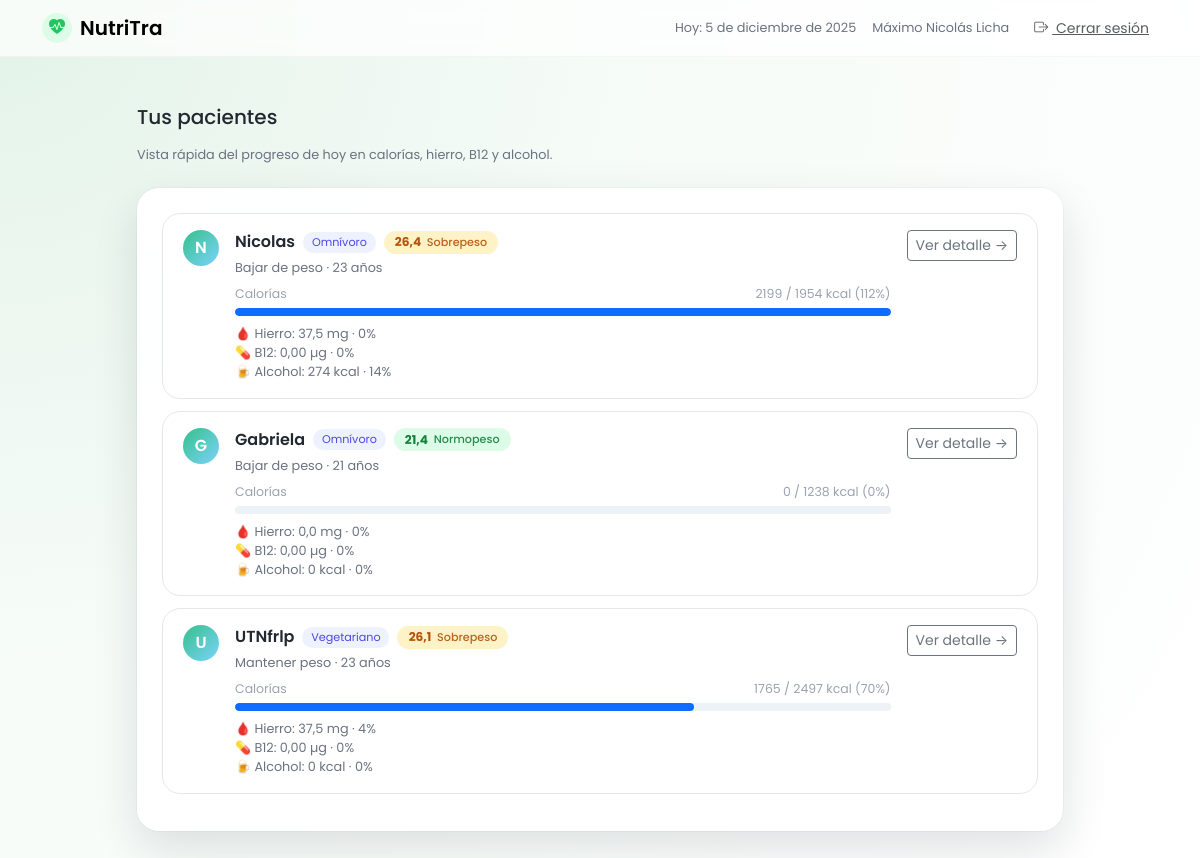
The app's page /nutri/dashboard/ (signed in) with its own data.
### core/models.py (models this page shows, shortened)
class Nutricionista(models.Model):
    user = models.OneToOneField(User, on_delete=models.CASCADE)
    matricula = models.CharField(max_length=50, null=True, blank=True)
    telefono = models.CharField(max_length=30, null=True, blank=True)

class Paciente(models.Model):
    class Sexo(models.TextChoices):
        MASCULINO = "M", "Masculino"
        FEMENINO = "F", "Femenino"
        OTRO = "O", "Otro"
    class ObjetivoPeso(models.TextChoices):
        BAJAR = "BAJAR", "Bajar de peso"
        MANTENER = "MANTENER", "Mantener peso"
        SUBIR = "SUBIR", "Subir de peso"
    class TipoDieta(models.TextChoices):
        OMNIVORO = "OMNIVORO", "Omnívoro"
        VEGETARIANO = "VEGETARIANO", "Vegetariano"
        VEGANO = "VEGANO", "Vegano"
        CARNIVORO = "CARNIVORO", "Carnívoro"
    class TipoAnemia(models.TextChoices):
        NINGUNA = "NINGUNA", "Sin anemia"
        FERROPENICA = "FERROPENICA", "Anemia ferropénica"
        MEGALOBLASTICA = "MEGALOBLASTICA", "Anemia megaloblástica"
        HEMOLITICA = "HEMOLITICA", "Anemia hemolítica"
    class TipoDiabetes(models.TextChoices):
        NINGUNA = "NINGUNA", "Sin diabetes"
        TIPO1 = "TIPO1", "Diabetes tipo 1"
        TIPO2 = "TIPO2", "Diabetes tipo 2"
        OTRO = "OTRO", "Otra"
    user = models.OneToOneField(User, on_delete=models.CASCADE)
    nutricionista = models.ForeignKey(
        "Nutricionista",
        on_delete=models.CASCADE,
        related_name="pacientes",
    )
    sexo = models.CharField(max_length=1, choices=Sexo.choices)
    fecha_nacimiento = models.DateField(null=True, blank=True)
    peso_actual = models.DecimalField(
        max_digits=5, decimal_places=1, null=True, blank=True, help_text="kg"
    )
    talla_m = models.DecimalField(
        max_digits=3, decimal_places=2, null=True, blank=True, help_text="m"
    )
    tipo_dieta = models.CharField(
        max_length=20,
        choices=TipoDieta.choices,
        default=TipoDieta.OMNIVORO,
    )
    tipo_anemia = models.CharField(
        max_length=20,
        choices=TipoAnemia.choices,
        default=TipoAnemia.NINGUNA,
    )
    tipo_diabetes = models.CharField(
        max_length=20,
        choices=TipoDiabetes.choices,
        default=TipoDiabetes.NINGUNA,
    )
    objetivo_peso_tipo = models.CharField(
        max_length=10,
        choices=ObjetivoPeso.choices,
        default=ObjetivoPeso.MANTENER,
    )
    factor_actividad = models.DecimalField(
        max_digits=3,
        decimal_places=2,
        default=Decimal("1.40"),
        help_text="Ej: 1.2 sedentario, 1.4 ligero, 1.6 moderado, 1.8 muy activo",
    )
    calorias_objetivo_diarias = models.IntegerField(
        null=True, blank=True, help_text="kcal/día (se calcula automático)"
    )
    objetivo_hierro_mg_dia = models.DecimalField(
        max_digits=4, decimal_places=1, null=True, blank=True
    )
    objetivo_b12_ug_dia = models.DecimalField(
        max_digits=4, decimal_places=1, null=True, blank=True
    )
    @property
    def edad(self):
        if not self.fecha_nacimiento:
            return None
        hoy = date.today()
        return hoy.year - self.fecha_nacimiento.year - (
            (hoy.month, hoy.day)
            < (self.fecha_nacimiento.month, self.fecha_nacimiento.day)
        )
    @property
    def imc(self):
        if self.peso_actual and self.talla_m:
            try:
                return round(
                    float(self.peso_actual) / (float(self.talla_m) ** 2), 1
                )
            except ZeroDivisionError:
                return None
        return None
    @property
    def clasificacion_imc(self):
        bmi = self.imc
        if bmi is None:
            return None
        try:
            bmi = float(bmi)
        except (TypeError, ValueError):
            return None
        if bmi < 18.5:
            return "Bajo peso"
        elif bmi < 25:
            return "Normopeso"
        elif bmi < 30:
            return "Sobrepeso"
        elif bmi < 35:
            return "Obesidad grado I"
        elif bmi < 40:
            return "Obesidad grado II"
        else:
            return "Obesidad grado III"

### core/views.py (the view)
# urls.py: path("nutri/dashboard/", views.dashboard_nutri, name="dashboard_nutri"),
@login_required
def dashboard_nutri(request):
    nutri = get_object_or_404(Nutricionista, user=request.user)
    hoy = date.today()
    pacientes_data = []
    for paciente in nutri.pacientes.all():
        registros_hoy = paciente.registros_comida.filter(fecha=hoy)
        calorias_hoy = sum(r.calorias_totales for r in registros_hoy)
        hierro_hoy = sum(r.hierro_total_mg for r in registros_hoy)
        b12_hoy = sum(r.b12_total_ug for r in registros_hoy)
        calorias_alcohol_hoy = sum(r.calorias_alcohol for r in registros_hoy)
        ultima_glucemia = paciente.mediciones_glucemia.order_by(
            "-fecha_hora"
        ).first()
        pacientes_data.append(
            {
                "paciente": paciente,
                "calorias_hoy": calorias_hoy,
                "hierro_hoy": hierro_hoy,
                "b12_hoy": b12_hoy,
                "calorias_pct": _calc_percent(
                    calorias_hoy, paciente.calorias_objetivo_diarias
                ),
                "hierro_pct": _calc_percent(
                    hierro_hoy, paciente.objetivo_hierro_mg_dia
                ),
                "b12_pct": _calc_percent(
                    b12_hoy, paciente.objetivo_b12_ug_dia
                ),
                "calorias_alcohol_hoy": calorias_alcohol_hoy,
                "calorias_alcohol_pct": _calc_percent(
                    calorias_alcohol_hoy, paciente.calorias_objetivo_diarias
                ),
                "ultima_glucemia": ultima_glucemia,
            }
        )
    context = {
        "nutri": nutri,
        "hoy": hoy,
        "pacientes_data": pacientes_data,
    }
    return render(request, "nutri/dashboard.html", context)

### core/models.py (called while the page is built)
    @property
    def calorias_kcal_100g(self):
        base = getattr(self, "calorias", None)
        return base if base is not None else Decimal("0")

    @property
    def hierro_mg_100g(self):
        base = getattr(self, "hierro_mg", None)
        return base if base is not None else Decimal("0")

    @property
    def b12_ug_100g(self):
        base = getattr(self, "b12_ug", None)
        return base if base is not None else Decimal("0")

    @property
    def calorias_totales(self):
        total = Decimal("0")
        for item in self.items.all():
            total += item.calorias_para_esta_porcion
        return total

    @property
    def hierro_total_mg(self):
        total = Decimal("0")
        for item in self.items.all():
            total += item.hierro_para_esta_porcion_mg
        return total

    @property
    def b12_total_ug(self):
        total = Decimal("0")
        for item in self.items.all():
            total += item.b12_para_esta_porcion_ug
        return total

    @property
    def calorias_alcohol(self):
        total = Decimal("0")
        for item in self.items.all():
            total += item.calorias_alcohol_para_esta_porcion
        return total

    @property
    def calorias_para_esta_porcion(self):
        if not self.alimento.calorias_kcal_100g:
            return Decimal("0")
        return (Decimal(str(self.alimento.calorias_kcal_100g)) * self.porcion_gramos) / Decimal("100")

    @property
    def hierro_para_esta_porcion_mg(self):
        if not self.alimento.hierro_mg_100g:
            return Decimal("0")
        return (Decimal(str(self.alimento.hierro_mg_100g)) * self.porcion_gramos) / Decimal("100")

    @property
    def b12_para_esta_porcion_ug(self):
        if not self.alimento.b12_ug_100g:
            return Decimal("0")
        return (Decimal(str(self.alimento.b12_ug_100g)) * self.porcion_gramos) / Decimal("100")

    @property
    def calorias_alcohol_para_esta_porcion(self):
        if (
            not self.alimento.es_bebida_alcoholica
            or not self.alimento.gramos_alcohol_100g
        ):
            return Decimal("0")
        gramos = (self.alimento.gramos_alcohol_100g * self.porcion_gramos) / Decimal("100")
        return gramos * Decimal("7")

### core/views.py (called while the page is built)
def _calc_percent(actual, objetivo):
    if not objetivo or objetivo == 0:
        return 0
    pct = (actual / objetivo) * 100
    return min(int(pct), 150)

### nutrutra/templates/nutri/dashboard.html (shortened to what this page needs)
<!doctype html>
<html lang="es">
  <head>
    <link href="https://cdn.jsdelivr.net/npm/bootstrap@5.3.3/dist/css/bootstrap.min.css" rel="stylesheet">
    <link rel="stylesheet" href="https://cdn.jsdelivr.net/npm/bootstrap-icons@1.11.3/font/bootstrap-icons.css">
  </head>
  <body>
    <nav class="navbar navbar-light navbar-nutri sticky-top">
  <div class="container d-flex justify-content-between align-items-center">
    <span class="navbar-brand d-flex align-items-center gap-2 mb-0">
      <span class="rounded-circle d-inline-flex align-items-center justify-content-center"
            style="width: 30px; height: 30px; background: #dcfce7;">
        <i class="bi bi-heart-pulse-fill" style="font-size: 1rem; color: #22c55e;"></i>
      </span>
      <span class="fw-semibold">NutriTra</span>
    </span>
    <div class="d-flex align-items-center gap-3">
      <span class="tag-nutri d-none d-md-inline">
        Hoy: {{ hoy }}
      </span>
      <span class="tag-nutri d-none d-md-inline">
        {{ nutri.user.get_full_name|default:nutri.user.username }}
      </span>
      <form method="post" action="{% url 'logout' %}" class="m-0 p-0">
  <button type="submit" class="btn btn-link btn-sm text-muted">
    <i class="bi bi-box-arrow-right me-1"></i>
    Cerrar sesión
  </button>
</form>
    </div>
  </div>
</nav>
    <main class="container py-4 py-md-5">
      <div class="row justify-content-center">
        <div class="col-12 col-lg-10">
          <h1 class="h5 mb-3">Tus pacientes</h1>
          <p class="tag-nutri mb-4">
            Vista rápida del progreso de hoy en calorías, hierro, B12 y alcohol.
          </p>
          <div class="card-main p-3 p-md-4">
            {% if pacientes_data %}
              {% for data in pacientes_data %}
                {% with p=data.paciente %}
                  <div class="paciente-card d-flex justify-content-between align-items-start flex-wrap gap-3">
                    <div class="d-flex align-items-start gap-3 flex-grow-1">
                      <div class="avatar-circle">
                        {{ p.user.first_name|default:p.user.username|slice:":1"|upper }}
                      </div>
                      <div class="flex-grow-1">
                        <div class="d-flex align-items-center gap-2 flex-wrap mb-1">
                          <span class="fw-semibold">
                            {{ p.user.first_name|default:p.user.username }}
                          </span>
                          <span class="mini-chip">
                            {{ p.get_tipo_dieta_display }}
                          </span>
                          {% if p.imc %}
                            {% with clas=p.clasificacion_imc %}
                              <span class="imc-pill
                                {% if clas %}
                                  {% if 'Bajo peso' in clas %}
                                    imc-low
                                  {% elif 'Normopeso' in clas %}
                                    imc-normal
                                  {% elif 'Sobrepeso' in clas %}
                                    imc-over
                                  {% elif 'Obesidad' in clas %}
                                    imc-obesity
                                  {% endif %}
                                {% endif %}
                              ">
                                <strong>{{ p.imc }}</strong>
                                <span class="imc-label">
                                  {% if clas %}{{ clas }}{% else %}IMC{% endif %}
                                </span>
                              </span>
                            {% endwith %}
                          {% endif %}
                        </div>
                        <div class="tag-nutri mb-2">
                          {{ p.get_objetivo_peso_tipo_display }} ·
                          {% if p.edad %}{{ p.edad }} años{% else %}- años{% endif %}
                        </div>
                        <div class="mb-2">
                          <div class="d-flex justify-content-between">
                            <span class="metric-label">Calorías</span>
                            <span class="metric-label">
                              {{ data.calorias_hoy|floatformat:0 }} /
                              {{ p.calorias_objetivo_diarias|default:"-" }} kcal
                              ({{ data.calorias_pct }}%)
                            </span>
                          </div>
                          <div class="progress progress-slim mt-1">
                            <div class="progress-bar"
                                 style="width: {{ data.calorias_pct }}%;"></div>
                          </div>
                        </div>
                        <div class="metric-line">
                          🩸 Hierro: {{ data.hierro_hoy|floatformat:1 }} mg · {{ data.hierro_pct }}%
                        </div>
                        <div class="metric-line">
                          💊 B12: {{ data.b12_hoy|floatformat:2 }} µg · {{ data.b12_pct }}%
                        </div>
                        <div class="metric-line">
                          🍺 Alcohol: {{ data.calorias_alcohol_hoy|floatformat:0 }} kcal · {{ data.calorias_alcohol_pct }}%
                        </div>
                      </div>
                    </div>
                    <div class="text-end">
                      <a href="{% url 'detalle_paciente' p.id %}" class="btn btn-sm btn-outline-secondary">
                        Ver detalle →
                      </a>
                    </div>
                  </div>
                {% endwith %}
              {% endfor %}
            {% else %}
              <p class="tag-nutri mb-0">Todavía no tenés pacientes asignados.</p>
            {% endif %}
          </div>
        </div>
      </div>
    </main>
  </body>
</html>

### nutrutra/templates/nutri/dashboard.html (style rules this page uses)
:root { --color-bg-1: #f5fbf7; --color-bg-2: #e3f3e8; --color-primary: #34c08a; --color-primary-soft: #e0f8ee; --color-text-main: #222831; --color-text-soft: #6b7280; --radius-xl: 22px; }
body { min-height: 100vh; margin: 0; font-family: "Poppins", system-ui, -apple-system, BlinkMacSystemFont, "Segoe UI", sans-serif; color: var(--color-text-main); background: radial-gradient(circle at top left, var(--color-bg-2) 0, var(--color-bg-1) 40%, #ffffff 100%); }
.navbar-nutri { border-bottom: 1px solid rgba(0,0,0,0.03); backdrop-filter: blur(10px); background: rgba(255, 255, 255, 0.7); }
.card-main { border-radius: var(--radius-xl); border: 1px solid rgba(255, 255, 255, 0.8); background: rgba(255, 255, 255, 0.94); box-shadow: 0 18px 45px rgba(15, 23, 42, 0.12), 0 0 0 1px rgba(148, 163, 184, 0.08); }
.avatar-circle { width: 36px; height: 36px; border-radius: 999px; background: linear-gradient(135deg, #34c08a, #7dd3fc); display: flex; align-items: center; justify-content: center; color: #ffffff; font-weight: 600; font-size: 1rem; }
.tag-nutri { font-size: 0.8rem; color: var(--color-text-soft); }
.mini-chip { border-radius: 999px; padding: 0.13rem 0.55rem; background: #eef2ff; font-size: 0.7rem; color: #4f46e5; }
.paciente-card { border-radius: 18px; border: 1px solid #e5e7eb; background: #ffffff; padding: 1rem 1.25rem; margin-bottom: 0.75rem; }
.metric-line { font-size: 0.8rem; color: var(--color-text-soft); }
.metric-label { font-size: 0.78rem; color: #9ca3af; }
.progress-slim { height: 8px; border-radius: 999px; background-color: #edf2f7; }
.progress-slim .progress-bar { border-radius: 999px; }
.imc-pill { display: inline-flex; align-items: center; gap: 0.35rem; padding: 0.15rem 0.7rem; border-radius: 999px; font-size: 0.76rem; font-weight: 500; }
.imc-pill span.imc-label { font-size: 0.7rem; opacity: 0.9; }
.imc-normal { background: #dcfce7; color: #15803d; }
.imc-over { background: #fef3c7; color: #b45309; }

### records on screen
Nutricionista: user.get_full_name "Máximo Nicolás Licha"
Paciente: paciente.user.first_name "N", paciente.user.first_name "Nicolas", paciente.tipo_dieta "Omnívoro", paciente.imc "26,4", clas "Sobrepeso", paciente.objetivo_peso_tipo "Bajar de peso", paciente.edad "23", calorias_hoy "2199", paciente.calorias_objetivo_diarias "1954", calorias_pct "112", hierro_hoy "37,5", hierro_pct "0", b12_hoy "0,00", b12_pct "0", calorias_alcohol_hoy "274", calorias_alcohol_pct "14"
Paciente: paciente.user.first_name "G", paciente.user.first_name "Gabriela", paciente.tipo_dieta "Omnívoro", paciente.imc "21,4", clas "Normopeso", paciente.objetivo_peso_tipo "Bajar de peso", paciente.edad "21", calorias_hoy "0", paciente.calorias_objetivo_diarias "1238", calorias_pct "0", hierro_hoy "0,0", hierro_pct "0", b12_hoy "0,00", b12_pct "0", calorias_alcohol_hoy "0", calorias_alcohol_pct "0"
Paciente: paciente.user.first_name "U", paciente.user.first_name "UTNfrlp", paciente.tipo_dieta "Vegetariano", paciente.imc "26,1", clas "Sobrepeso", paciente.objetivo_peso_tipo "Mantener peso", paciente.edad "23", calorias_hoy "1765", paciente.calorias_objetivo_diarias "2497", calorias_pct "70", hierro_hoy "37,5", hierro_pct "4", b12_hoy "0,00", b12_pct "0", calorias_alcohol_hoy "0", calorias_alcohol_pct "0"
